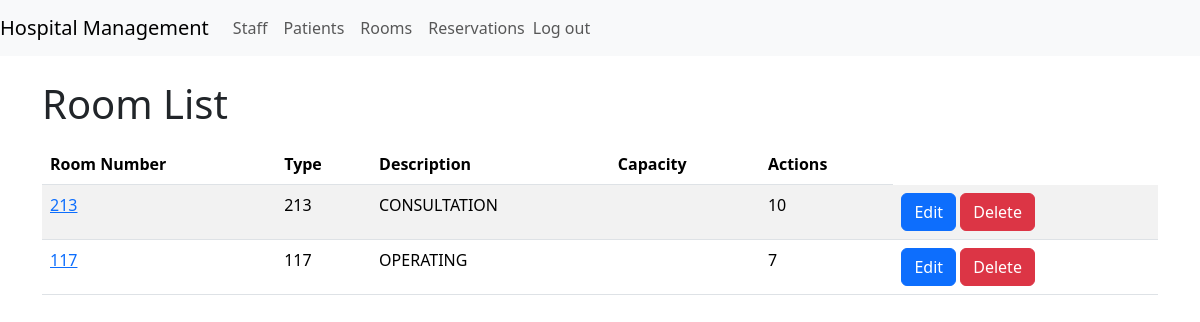
The app's page /rooms/ (signed in), older data.
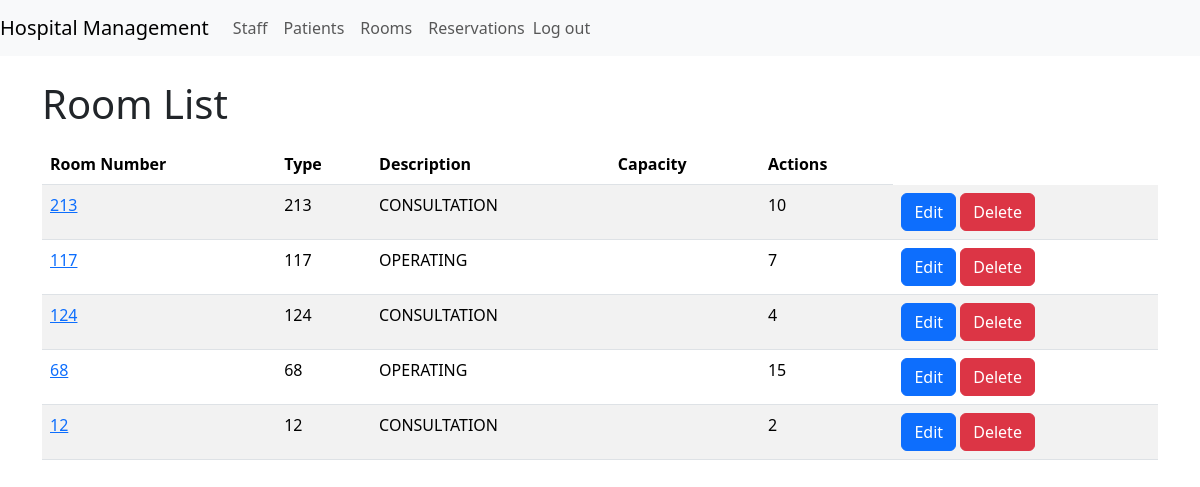
The same page, newer data.
### management/models.py (models this page shows, shortened)
class Room(models.Model):
    ROOM_TYPES = [
        ('OPERATING', 'Operating room'),
        ('CONSULTATION', 'Consultation room'),
    ]
    name = models.CharField(max_length=100)
    type = models.CharField(max_length=20, choices=ROOM_TYPES)
    description = models.TextField(blank=True, null=True)
    room_number = models.BigIntegerField()
    capacity = models.PositiveIntegerField()

### management/views.py (the view)
# urls.py: path('rooms/', views.room_list, name='room_list'),
@login_required
def room_list(request):
    error = request.session.pop('form_error', None)
    success = request.session.pop('form_success', None)
    rooms = Room.objects.all()
    return render(request, 'room_list.html', {
        'rooms': rooms,
        'error': error,
        'success': success
    })

### management/context_processors.py (called while the page is built)
def user_role_context(request):
    if request.user.is_authenticated:
        try:
            staff_member = Staff.objects.get(user=request.user)
            return {'user_role': staff_member.role}
        except Staff.DoesNotExist:
            return {'user_role': None}
    else:
        return {'user_role': None}

### templates/room_list.html (shortened to what this page needs)
{% extends 'base.html' %}
{% load static %}
{% block content %}
    <h1 class="mt-4">Room List</h1>
    <table class="table table-striped mt-3">
        <thead>
            <tr>
                <th scope="col">Room Number</th>
                <th scope="col">Type</th>
                <th scope="col">Description</th>
                <th scope="col">Capacity</th>
                <th scope="col">Actions</th>
            </tr>
        </thead>
        <tbody>
        {% for room in rooms %}
            <tr>
                <td>
                <a href="{% url 'room_reservations' room.id %}">{{ room.room_number }}</a>
                </td>
                <td>{{ room.room_number }}</td>
                <td>{{ room.type }}</td>
                <td>{{ room.description }}</td>
                <td>{{ room.capacity }}</td>
                <td>
                    <button class="btn btn-primary" onclick="openEditRoomForm({{ room.id }})">Edit</button>
                    <button class="btn btn-danger" onclick="confirmDeleteRoom({{ room.id }})">Delete</button>
                </td>
            </tr>
        {% endfor %}
        </tbody>
    </table>
{% endblock %}

Row changes from the older to the newer data that the page shows:
added Room: room_number "124", type "CONSULTATION", capacity "4"
added Room: room_number "68", type "OPERATING", capacity "15"
added Room: room_number "12", type "CONSULTATION", capacity "2"
